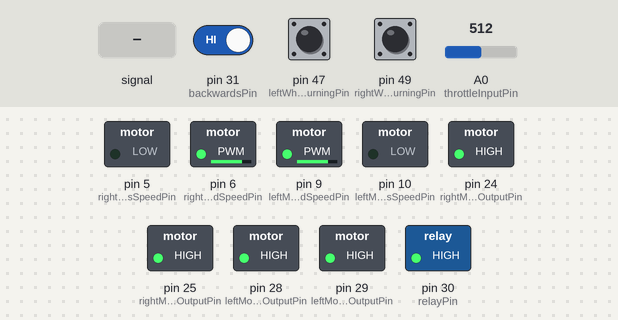
Bench run of a sketch on a simulated Arduino Mega 2560, built with avr-gcc and run on an emulated ATmega2560. On the bench: switched loads named in the sketch (green lamp = pin HIGH). The inputs (shaded band) are chosen by the test bench; at power-on: A0 (throttleInputPin) = 512, pin 31 (backwardsPin) HIGH, pin 47 (leftWheelTurningPin) HIGH, pin 49 (rightWheelTurningPin) HIGH.

Above: at 1.2 s.
1.3 s: A0 (throttleInputPin) fed a 200 Hz sine of ±81 counts around its level
At 3.61 s:
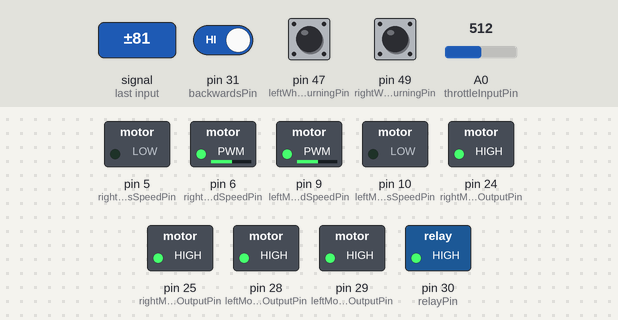
Timing chart, 0 to 3.5 s (numbered marks = the images above; inputs shaded):
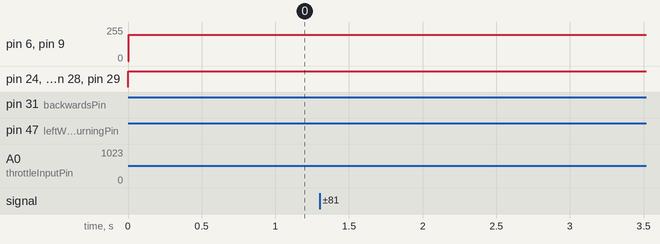

The sketch:

Jeep.ino
```cpp
/*
 * Engine control unit for Power Wheels Escalade Dual Motor aka Jeep
 *
 * Author: Michael Congdon
 *
 */

// pin definitions
int throttleInputPin    = A0;    // input pin for throttle pedal

int relayPin          = 30;                 // output pin for aux power relay

int backwardsPin                = 31;        // reverse switch pin
int rightWheelTurningPin        = 49;        // pin for right (wheel) turning sensor if true turning left
int leftWheelTurningPin         = 47;        // pin for left (wheel) turning sensor if true turning right

int safteyInputPin              = 52;       // input pin for sensor board


int leftMotorForwardOutputPin       = 29;      // Tell Left Motor to go forward pin
int leftMotorBackwardsOutputPin     = 28;      // Tell Left Motor to go reverse pin
int leftMotorForwardSpeedPin        = 9;        // pwm output left motor Forward Speed
int leftMotorBackwardsSpeedPin      = 10;       // pwm output left motor Reverse

int rightMotorForwardOutputPin      = 24;      // Tell Right Motor to go forward pin
int rightMotorBackwardsOutputPin    = 25;      // Tell Right Motor to go reverse pin
int rightMotorForwardSpeedPin       = 6;       // pwm output right motor Forward Speed
int rightMotorBackwardsSpeedPin     = 5;       // pwm output right motor Reverse

int leftMotorForwardSpeed     = 0;
int leftMotorBackwardsSpeed   = 0;
int rightMotorForwardSpeed    = 0;
int rightMotorBackwardsSpeed  = 0;

long leftMotorAdjust = 1;     // factor to reduce speed during turn
long rightMotorAdjust = 1;    // factor to reduce speed during turn

int SpeedDeltaThreshold = 10;

// throttle vars
int throttleValue   = 0;

// buffer array for throttle pedal input
const int numThrottlePedalReadings = 20;
int throttlePedalReadings[numThrottlePedalReadings];      // the readings from the analog input
int throttlePedalReadIndex = 0;                      // the index of the current reading
int throttlePedalMin     = 0;
int throttlePedalMax     = 500;


// initial state stopped
bool IsMovingBackwards = false;

bool IsTurningRight = false;
bool IsTurningLeft = false;

bool SafteyPass = false;
bool DebugMode = false;

void setup() {

  // open serial port connection
  if(DebugMode){
    Serial.begin(9600);
    Serial.println("**STARTUP****");
  }

  //Init throttle pins
  pinMode(throttleInputPin, INPUT);

  pinMode(relayPin, OUTPUT);
  pinMode(backwardsPin, INPUT);

  pinMode(leftMotorForwardOutputPin, OUTPUT);
  pinMode(leftMotorBackwardsOutputPin, OUTPUT);
  pinMode(rightMotorForwardOutputPin, OUTPUT);
  pinMode(rightMotorBackwardsOutputPin, OUTPUT);

  pinMode(leftMotorForwardSpeedPin, OUTPUT);
  pinMode(leftMotorBackwardsSpeedPin, OUTPUT);
  pinMode(rightMotorForwardSpeedPin, OUTPUT);
  pinMode(rightMotorBackwardsSpeedPin, OUTPUT);

  // init motor (apply parking brake)
  digitalWrite(leftMotorForwardOutputPin, LOW);
  digitalWrite(leftMotorBackwardsOutputPin, LOW);
  digitalWrite(rightMotorForwardOutputPin, LOW);
  digitalWrite(rightMotorBackwardsOutputPin, LOW);

  analogWrite(leftMotorForwardSpeedPin, 0);
  analogWrite(leftMotorBackwardsSpeedPin, 0);
  analogWrite(rightMotorForwardSpeedPin, 0);
  analogWrite(rightMotorBackwardsSpeedPin, 0);

  // init throttle read buffer array
  for (int i = 0; i < numThrottlePedalReadings; i++) {
    throttlePedalReadings[i] = 0;
  }

  // calibrate min throttle pedal
  int initThrottlePedalValue = analogRead(throttleInputPin);
  throttlePedalMin = initThrottlePedalValue + 40;


  // turn on power to dashboard
  digitalWrite(relayPin, HIGH);

}

void loop() {
  // get Throttle Data
  throttleValue = getThrottleValue();

  // resolve direction
  IsMovingBackwards   = resolveIsMovingBackwardsState();
  IsTurningRight      = resolveIsTurningRightState();
  IsTurningLeft       = resolveIsTurningLeftState();

  // Get motor speeds based on direction.
  leftMotorForwardSpeed     = getLeftMotorForwardSpeed(throttleValue);
  leftMotorBackwardsSpeed   = getLeftMotorBackwardsSpeed(throttleValue);
  rightMotorForwardSpeed    = getRightMotorForwardSpeed(throttleValue);
  rightMotorBackwardsSpeed  = getRightMotorBackwardsSpeed(throttleValue);


  //Saftey sensors
  /*-------------------------------------------------------------*/

  // add saftey sensors here.

  // TODO need to filter for random interfance- SaftyPass == false will hard stop the Jeep- motors off.
  //SafteyPass = digitalRead(safteyInputPin);

  // so much saftey...
  SafteyPass = true;


  if(!SafteyPass){

    // disable motors
    digitalWrite(leftMotorForwardOutputPin, LOW);
    digitalWrite(leftMotorBackwardsOutputPin, LOW);
    digitalWrite(rightMotorForwardOutputPin, LOW);
    digitalWrite(rightMotorBackwardsOutputPin, LOW);

    analogWrite(leftMotorForwardSpeedPin, 0);
    analogWrite(leftMotorBackwardsSpeedPin, 0);
    analogWrite(rightMotorForwardSpeedPin, 0);
    analogWrite(rightMotorBackwardsSpeedPin, 0);


  } else {

    // Move Jeep
    /*-------------------------------------------------------------*/

    // enable motors
    digitalWrite(leftMotorForwardOutputPin, HIGH);
    digitalWrite(leftMotorBackwardsOutputPin, HIGH);
    digitalWrite(rightMotorForwardOutputPin, HIGH);
    digitalWrite(rightMotorBackwardsOutputPin, HIGH);


    if(IsTurningRight) {
      analogWrite(leftMotorForwardSpeedPin, leftMotorForwardSpeed);
      analogWrite(leftMotorBackwardsSpeedPin, leftMotorBackwardsSpeed);
      analogWrite(rightMotorForwardSpeedPin, rightMotorForwardSpeed /2);
      analogWrite(rightMotorBackwardsSpeedPin, rightMotorBackwardsSpeed /2);
    }

    else if(IsTurningLeft){
      analogWrite(leftMotorForwardSpeedPin, leftMotorForwardSpeed / 2);
      analogWrite(leftMotorBackwardsSpeedPin, leftMotorBackwardsSpeed / 2);
      analogWrite(rightMotorForwardSpeedPin, rightMotorForwardSpeed);
      analogWrite(rightMotorBackwardsSpeedPin, rightMotorBackwardsSpeed);
    }

    else {
      analogWrite(leftMotorForwardSpeedPin, leftMotorForwardSpeed);
      analogWrite(leftMotorBackwardsSpeedPin, leftMotorBackwardsSpeed);
      analogWrite(rightMotorForwardSpeedPin, rightMotorForwardSpeed);
      analogWrite(rightMotorBackwardsSpeedPin, rightMotorBackwardsSpeed);

    }

    // apply speed

  }

 if(DebugMode){

    Serial.print("throttleValue: ");
    Serial.print(throttleValue);
    Serial.print("\t");
    Serial.print("leftMotorForwardSpeed: ");
    Serial.print(leftMotorForwardSpeed);
    Serial.print("\t");
    Serial.print("leftMotorBackwardsSpeed: ");
    Serial.print(leftMotorBackwardsSpeed);
    Serial.print("\t");
    Serial.print("rightMotorForwardSpeed: ");
    Serial.print(rightMotorForwardSpeed);
    Serial.print("\t");
    Serial.print("rightMotorBackwardsSpeed: ");
    Serial.print(rightMotorBackwardsSpeed);
    Serial.println("");
  }


}// loop


// Get Throttle Value
/*-------------------------------------------------------------*/
int getThrottleValue()
{

 int throttlePedalValue = getThrottlePedalValue();

 return throttlePedalValue;
}


// Get Throttle Pedal Value
/*-------------------------------------------------------------*/
int getThrottlePedalValue()
{

  // get analog data from throttle pedal
  int throttlePedalReading = analogRead(throttleInputPin);


  // map to calibration values
  throttlePedalReading = map(throttlePedalReading, throttlePedalMin, throttlePedalMax, 0, 255);
  throttlePedalReading = constrain(throttlePedalReading, 0, 255);


  // High pass filter
  if (throttlePedalReading > 200){
    throttlePedalReading = 255;
  }

  // low pass filter
  if (throttlePedalReading < 40){
    throttlePedalReading = 0;
  }

  // store in buffer array
  throttlePedalReadings[throttlePedalReadIndex] = throttlePedalReading;

  // iterate buffer index
  if (throttlePedalReadIndex < numThrottlePedalReadings){
    throttlePedalReadIndex++;
  } else {
    throttlePedalReadIndex = 0;
  }

  // return average of buffer array
  int throttlePedalTotal = 0;

  for(int i = 0; i < numThrottlePedalReadings; i++){
    throttlePedalTotal += throttlePedalReadings[i];
  }

  return throttlePedalTotal / numThrottlePedalReadings;
}


// Ease Throttle Change
/*-------------------------------------------------------------*/
int easeThrottleChange(int oldSpeed, int newSpeed){

    if (abs(oldSpeed - newSpeed) > SpeedDeltaThreshold)
    {
       if(oldSpeed > newSpeed) {
        return (oldSpeed - SpeedDeltaThreshold);
       } else if (newSpeed > oldSpeed){
        return (oldSpeed + SpeedDeltaThreshold);
       }
    }

    return newSpeed;
}


// Get Left Motor Speed
/*-------------------------------------------------------------*/
int getLeftMotorForwardSpeed(int throttle)
{
  if(!IsMovingBackwards)
  {
    if(leftMotorBackwardsSpeed == 0){
      return  easeThrottleChange(leftMotorForwardSpeed, throttle);
    } else {
     // wait for reverse speed to get to zero
      return 0;
    }
  } else if (leftMotorForwardSpeed > 0) {

     // if trying to go backwards reduce forward speed to 0;
     return  easeThrottleChange(leftMotorForwardSpeed, 0);

  }

  return 0;
}


// Get Left Motor Backwards Speed
/*-------------------------------------------------------------*/
int getLeftMotorBackwardsSpeed(int throttle)
{
  if(IsMovingBackwards)
  {
      if(leftMotorForwardSpeed == 0){
        return  easeThrottleChange(leftMotorBackwardsSpeed, throttle);
      } else {
        // wait for forward speed to get to zero
        return 0;
      }
  } else if (leftMotorBackwardsSpeed > 0) {

     // if trying to go backwards reduce forward speed to 0;
     return  easeThrottleChange(leftMotorBackwardsSpeed, 0);

  }
    return 0;
}


// Get Right Motor Forward Speed
/*-------------------------------------------------------------*/
int getRightMotorForwardSpeed(int throttle)
{
  if(!IsMovingBackwards)
  {
    if(rightMotorBackwardsSpeed == 0){
      return easeThrottleChange(rightMotorForwardSpeed, throttle);
    } else {
     // wait for reverse speed to get to zero
      return 0;
    }
  } else if (rightMotorForwardSpeed > 0) {

     // if trying to go backwards reduce forward speed to 0;
     return  easeThrottleChange(rightMotorForwardSpeed, 0);

  }

  return 0;
}

// Get Right Motor Backward Speed
/*-------------------------------------------------------------*/
int getRightMotorBackwardsSpeed(int throttle)
{
    if(IsMovingBackwards)
  {
      if(rightMotorForwardSpeed == 0){
        return  easeThrottleChange(rightMotorBackwardsSpeed, throttle);
      } else {
        // wait for forward speed to get to zero
        return 0;
      }
  } else if (rightMotorBackwardsSpeed > 0) {

     // if trying to go backwards reduce forward speed to 0;
     return  easeThrottleChange(rightMotorBackwardsSpeed, 0);

  }

  return 0;
}


// Resolve Directions Moving
/*-------------------------------------------------------------*/
bool resolveIsMovingBackwardsState(){
  // if reverse pin
  return !digitalRead(backwardsPin);
}

bool resolveIsTurningRightState(){

  if(!digitalRead(leftWheelTurningPin)){
    return true;
  }

  return false;
}

bool resolveIsTurningLeftState(){

  if(!digitalRead(rightWheelTurningPin)){
    return true;
  }

return false;
}
```
